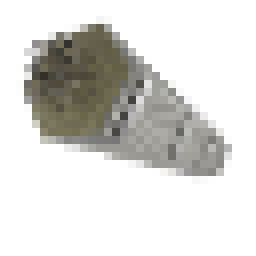
#> input picture Script stuff/imaGen/fuel-assembly-template.png, 32 x 32 px (shown 8 times larger)
$ python makeFuelAssembly.py   (older library calls are emulated)
#> lines starting #> are read from the running program, lines starting #| are printed output that depends on the picture

import Image, ImageDraw

# Draws a progress bar on top of the image and returns the new image
def drawBar( img, fraction ):

    emptyColour   = '#0000FF'
    fullColour    = '#FFFF00'
    outlineColour = '#777777'

    W = 256
    H = 256

    # Blow up the image from 32 to 256
    img = img.resize( (W,H) )

    # Create a drawing canvas on the image
    draw = ImageDraw.Draw(img)

    def relToAbs( x, y ):
        return ( x*W, y*H )

    # Draw the two rectangles
    draw.rectangle([relToAbs(0.0, 0.8), relToAbs(1, 0.9)],        fill=emptyColour )
    draw.rectangle([relToAbs(0.0, 0.8), relToAbs(fraction, 0.9)], fill=fullColour )

    # Draw the outline
    draw.line([relToAbs(0, 0.8), relToAbs(1, 0.8)], fill=outlineColour, width=16 )
    draw.line([relToAbs(0, 0.9), relToAbs(1, 0.9)], fill=outlineColour, width=16 )
    draw.line([relToAbs(0, 0.8), relToAbs(0, 0.9)], fill=outlineColour, width=16 )
    draw.line([relToAbs(1, 0.8), relToAbs(1, 0.9)], fill=outlineColour, width=16 )

    # Resize back to 32x32 with antialiasing
    img = img.resize( (32,32), Image.ANTIALIAS )

    return img


template = Image.open( 'fuel-assembly-template.png' )
#> template is the input picture: PIL image 32x32 RGBA; mean R, G, B, A 59.9, 59.1, 55.2, 73.6

# Total number of pictures
n = 10

for i in range(0, n):

    fraction = (i+1)/float(n)
    img = drawBar( template, fraction )
    img.save('output/FuelAssembly/fuel-assembly-%02i.png' % (i+1), 'PNG')
#> this loop made 10 passes
#> pass 1, in drawBar, `img = img.resize( (W,H) )`:
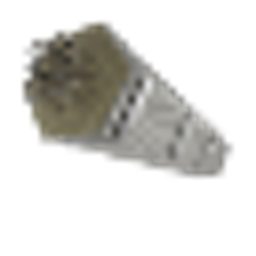
#> img: PIL image 256x256 RGBA; mean R, G, B, A 47.1, 46.4, 43.1, 73.6; transparent parts drawn white
#> pass 1, in drawBar, `img = img.resize( (32,32), Image.ANTIALIAS )`:
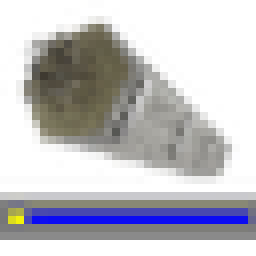
#> img: PIL image 32x32 RGBA (shown 8 times larger); mean R, G, B, A 79.8, 79, 83.7, 115.2; transparent parts drawn white
#> after the loop:
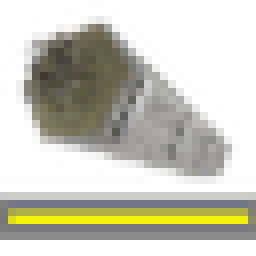
#> img: PIL image 32x32 RGBA (shown 8 times larger); mean R, G, B, A 88.7, 87.9, 74.8, 115.2; transparent parts drawn white

$ run again, with Artsy Stuff/fissionReactorModel.png copied over Script stuff/imaGen/fuel-assembly-template.png
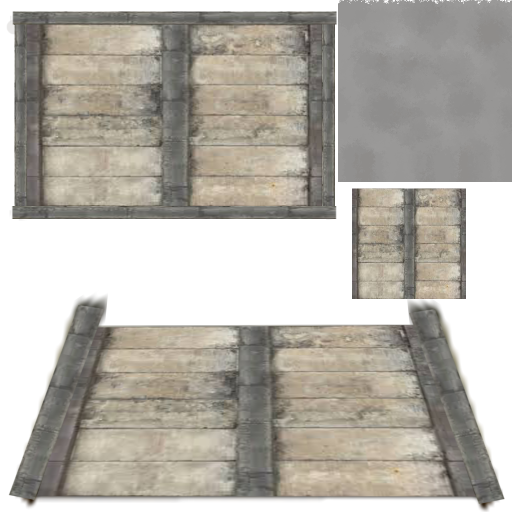
#> input picture Artsy Stuff/fissionReactorModel.png, 1024 x 1024 px (shown at 1/2 size)
#> template is the input picture: PIL image 1024x1024 RGBA; mean R, G, B, A 109.8, 105.5, 97.1, 181.8
#> the loop `for i in range(0, n): ` made 10 passes
#> pass 1, in drawBar, `img = img.resize( (W,H) )`:
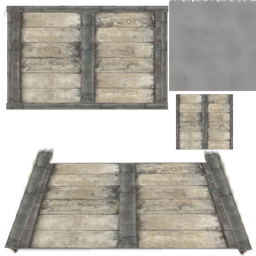
#> img: PIL image 256x256 RGBA; mean R, G, B, A 111.2, 106.8, 98.4, 181.8; transparent parts drawn white
#> after the loop `for i in range(0, n):`:
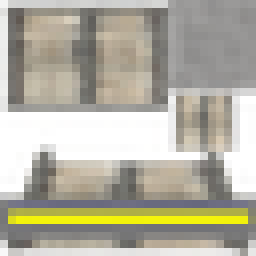
#> img: PIL image 32x32 RGBA (shown 8 times larger); mean R, G, B, A 130.2, 126, 108.8, 186.8; transparent parts drawn white
